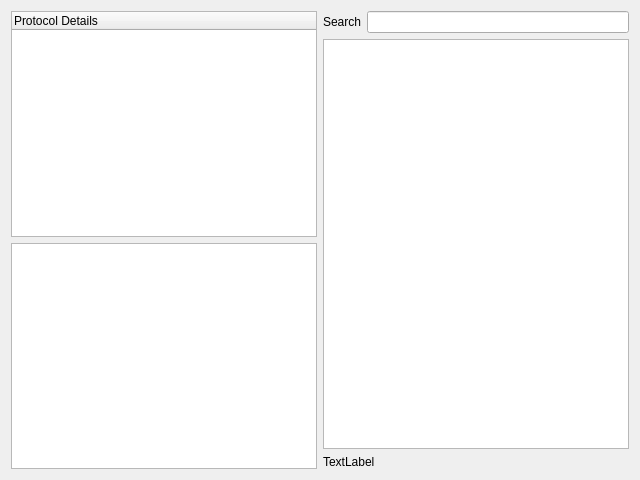
<?xml version="1.0" encoding="UTF-8"?>
<ui version="4.0">
 <class>Dialog</class>
 <widget class="QDialog" name="Dialog">
  <property name="geometry">
   <rect>
    <x>0</x>
    <y>0</y>
    <width>640</width>
    <height>480</height>
   </rect>
  </property>
  <property name="windowTitle">
   <string>Dialog</string>
  </property>
  <layout class="QHBoxLayout" name="horizontalLayout_2">
   <item>
    <layout class="QVBoxLayout" name="verticalLayout">
     <item>
      <widget class="QTreeWidget" name="detailPart">
       <column>
        <property name="text">
         <string notr="true">Protocol Details</string>
        </property>
       </column>
      </widget>
     </item>
     <item>
      <widget class="QTextEdit" name="hexData">
       <property name="font">
        <font>
         <family>Times New Roman</family>
         <pointsize>12</pointsize>
        </font>
       </property>
       <property name="lineWrapMode">
        <enum>QTextEdit::NoWrap</enum>
       </property>
       <property name="readOnly">
        <bool>true</bool>
       </property>
      </widget>
     </item>
    </layout>
   </item>
   <item>
    <layout class="QVBoxLayout" name="verticalLayout_2">
     <item>
      <layout class="QHBoxLayout" name="horizontalLayout">
       <item>
        <widget class="QLabel" name="label">
         <property name="text">
          <string>Search</string>
         </property>
        </widget>
       </item>
       <item>
        <widget class="QLineEdit" name="message">
         <property name="readOnly">
          <bool>true</bool>
         </property>
        </widget>
       </item>
      </layout>
     </item>
     <item>
      <widget class="QTableWidget" name="tableData"/>
     </item>
     <item>
      <widget class="QLabel" name="sum">
       <property name="text">
        <string>TextLabel</string>
       </property>
      </widget>
     </item>
    </layout>
   </item>
  </layout>
 </widget>
 <resources/>
 <connections/>
</ui>
